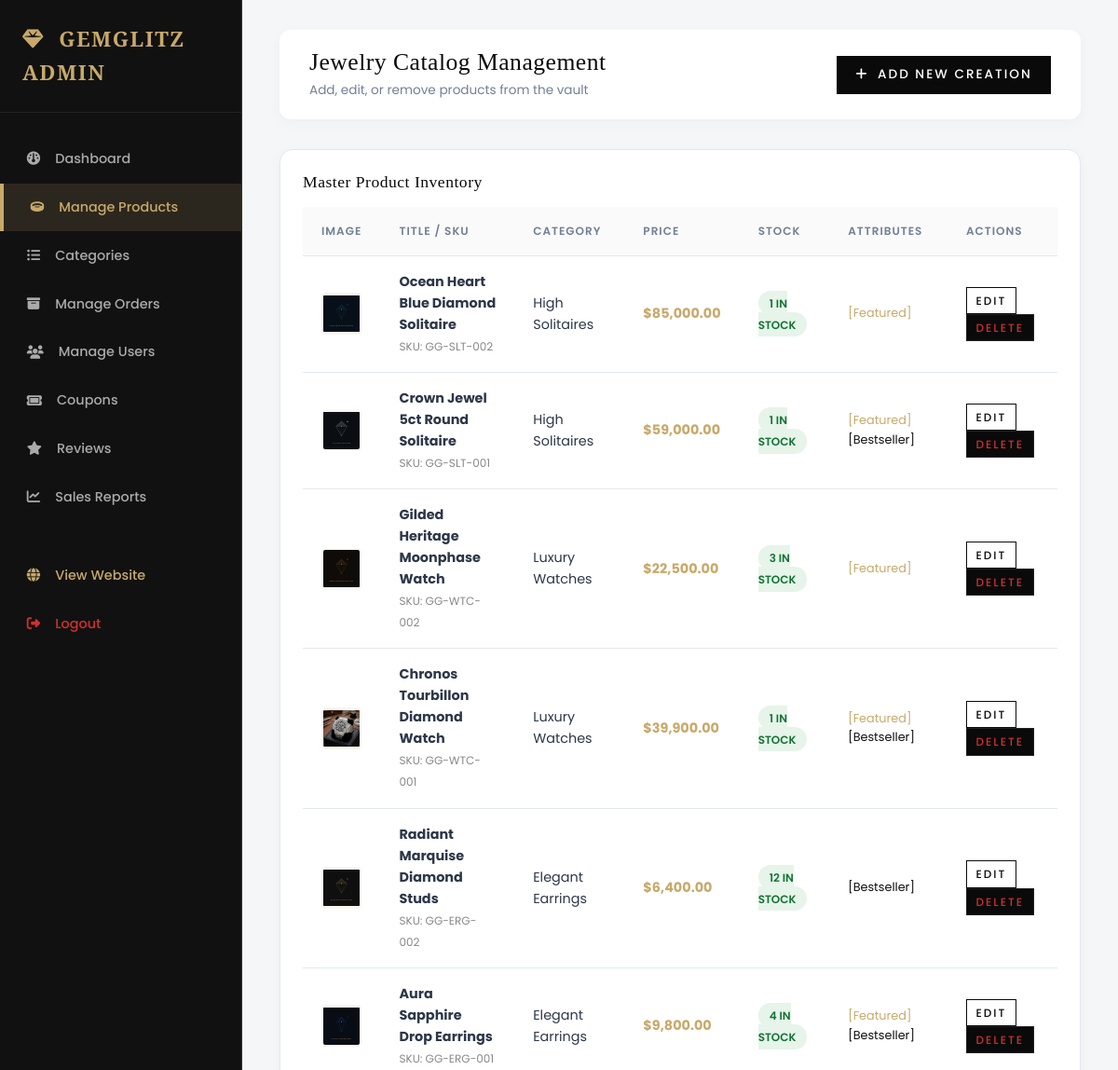
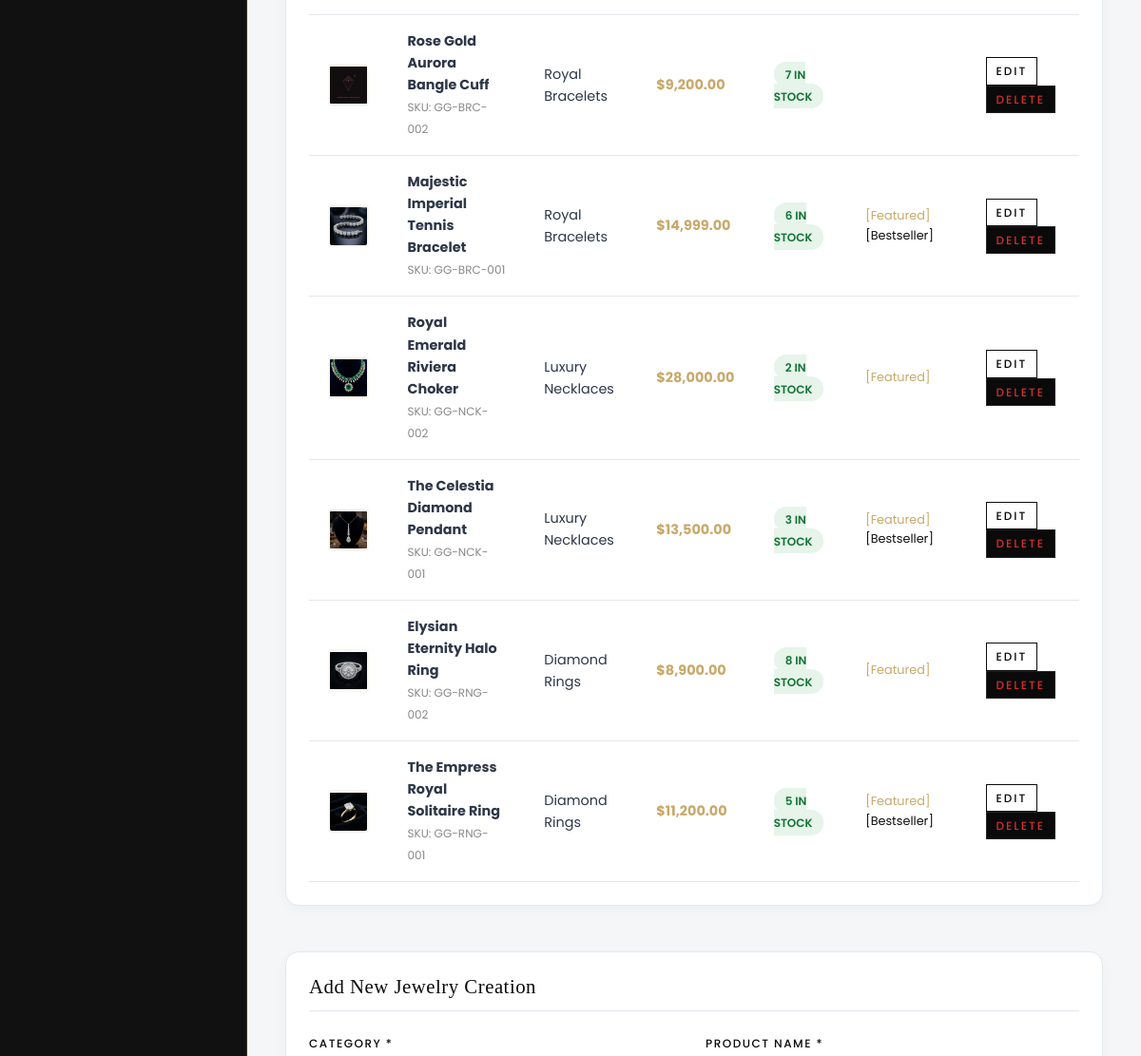
Page /admin/products.php (signed in, upper part) on the earlier database version (2 pictures, top to bottom).
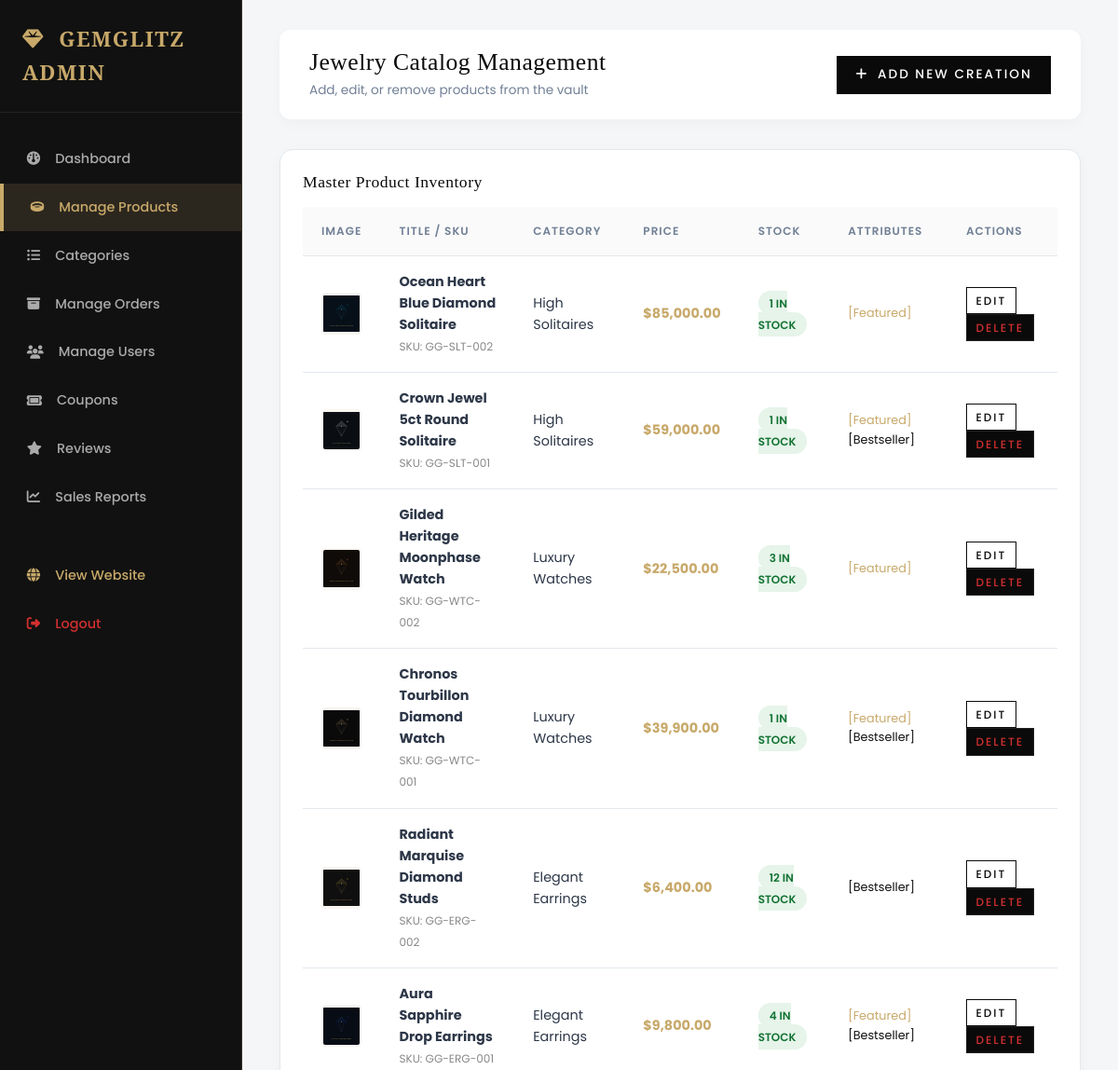
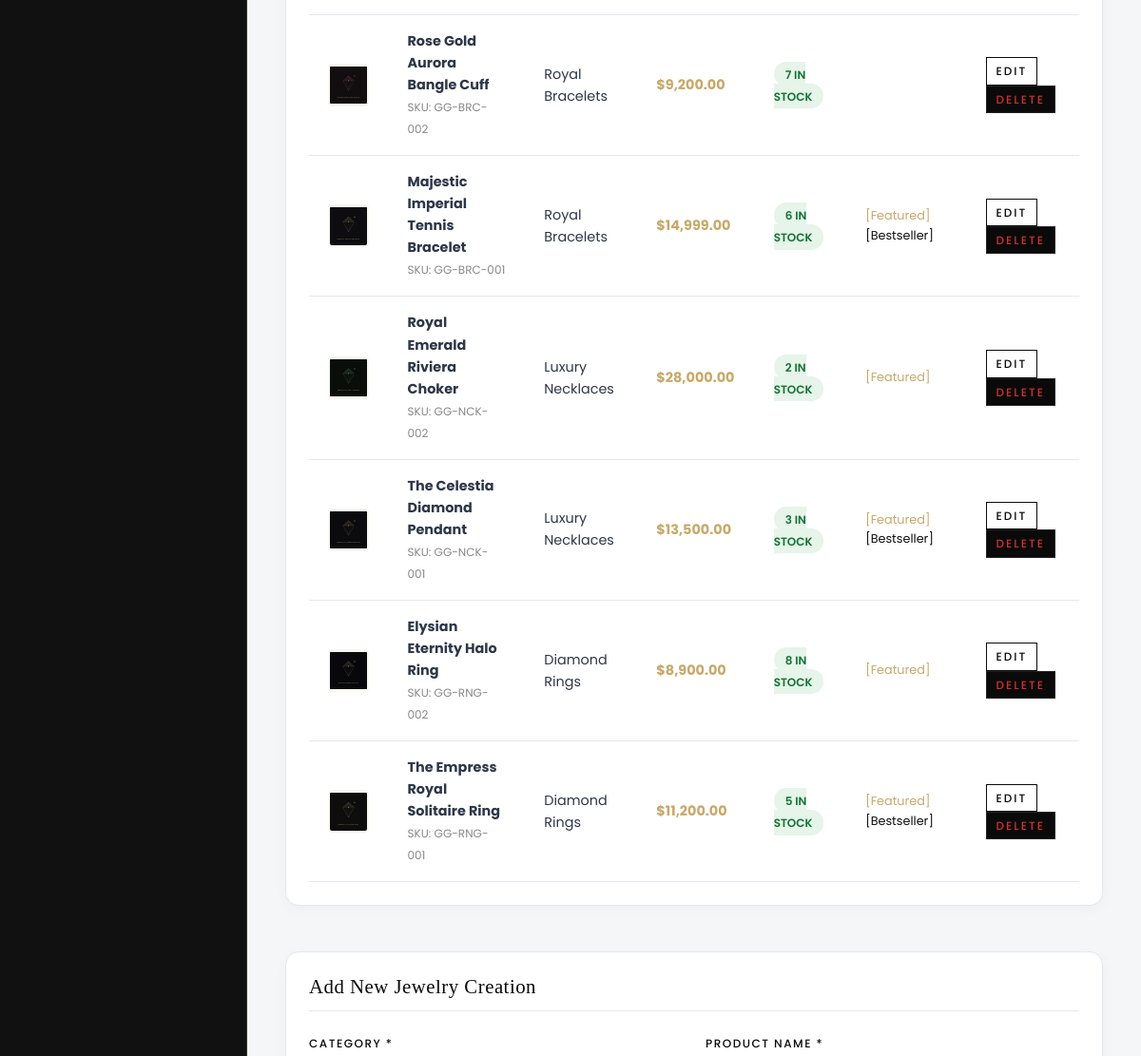
Same page on the later database version (2 pictures, top to bottom).
### tables this page shows
CREATE TABLE `products` (
  `id` INT AUTO_INCREMENT PRIMARY KEY,
  `category_id` INT NOT NULL,
  `name` VARCHAR(150) NOT NULL,
  `slug` VARCHAR(150) UNIQUE NOT NULL,
  `sku` VARCHAR(50) UNIQUE NOT NULL,
  `short_description` VARCHAR(255) DEFAULT NULL,
  `description` TEXT DEFAULT NULL,
  `price` DECIMAL(10, 2) NOT NULL,
  `discount_price` DECIMAL(10, 2) DEFAULT NULL,
  `stock` INT DEFAULT 10,
  `metal_type` VARCHAR(50) DEFAULT '18K Yellow Gold',
  `gemstone_type` VARCHAR(50) DEFAULT 'Diamond',
  `is_featured` TINYINT(1) DEFAULT 0,
  `is_bestseller` TINYINT(1) DEFAULT 0,
  `is_trending` TINYINT(1) DEFAULT 0,
  `main_image` TEXT DEFAULT NULL,
  `gallery_images` TEXT DEFAULT NULL,
  `rating` DECIMAL(3, 2) DEFAULT 5.00,
  `review_count` INT DEFAULT 0,
  `created_at` DATETIME DEFAULT CURRENT_TIMESTAMP,
  FOREIGN KEY (`category_id`) REFERENCES `categories`(`id`) ON DELETE CASCADE
);

CREATE TABLE `categories` (
  `id` INT AUTO_INCREMENT PRIMARY KEY,
  `name` VARCHAR(100) NOT NULL,
  `slug` VARCHAR(100) UNIQUE NOT NULL,
  `description` TEXT DEFAULT NULL,
  `image_url` VARCHAR(255) DEFAULT NULL,
  `status` TINYINT(1) DEFAULT 1,
  `created_at` DATETIME DEFAULT CURRENT_TIMESTAMP
);

### includes/functions.php (called while the page is built, shortened)
<?php
function sanitize($data) {
    return htmlspecialchars(trim($data), ENT_QUOTES, 'UTF-8');
}
function format_price($amount) {
    return '$' . number_format((float)$amount, 2);
}
?>

### admin/products.php (the view, shortened to what this page needs)
<?php
require_once __DIR__ . '/../includes/admin_header.php';
require_once __DIR__ . '/../includes/admin_sidebar.php';
$products = $pdo->query("SELECT p.*, c.name as category_name FROM products p JOIN categories c ON p.category_id = c.id ORDER BY p.id DESC")->fetchAll();
$edit_product = null;
?>
<main class="admin-main">
  <div class="admin-header">
    <div>
      <h2 style="font-size:1.6rem; font-family:'Playfair Display', serif;">Jewelry Catalog Management</h2>
      <span style="font-size:0.85rem; color:#718096;">Add, edit, or remove products from the vault</span>
    </div>
    <button onclick="document.getElementById('product-form-box').scrollIntoView({behavior:'smooth'})" class="btn btn-primary" style="padding:0.6rem 1.2rem; font-size:0.85rem;">
      <i class="fa-solid fa-plus"></i> Add New Creation
    </button>
  </div>
  <div class="table-card" style="margin-bottom:3rem;">
    <h3 style="font-size:1.1rem; font-family:'Playfair Display', serif; margin-bottom:1rem;">Master Product Inventory</h3>
    <table class="data-table">
      <thead>
        <tr>
          <th>Image</th>
          <th>Title / SKU</th>
          <th>Category</th>
          <th>Price</th>
          <th>Stock</th>
          <th>Attributes</th>
          <th>Actions</th>
        </tr>
      </thead>
      <tbody>
        <?php foreach ($products as $p): ?>
          <tr>
            <td><img src="../assets/images/<?php echo $p['main_image']; ?>" style="width:45px; height:45px; object-fit:contain; background:#FAF7F2; border-radius:4px; padding:2px;"></td>
            <td>
              <strong style="display:block; font-size:0.9rem;"><?php echo sanitize($p['name']); ?></strong>
              <span style="font-size:0.75rem; color:#888;">SKU: <?php echo sanitize($p['sku']); ?></span>
            </td>
            <td><?php echo sanitize($p['category_name']); ?></td>
            <td style="font-weight:700; color:var(--admin-primary);"><?php echo format_price($p['discount_price'] ?? $p['price']); ?></td>
            <td><span class="badge-status <?php echo $p['stock'] > 0 ? 'badge-success' : 'badge-danger'; ?>"><?php echo $p['stock']; ?> in stock</span></td>
            <td style="font-size:0.8rem; color:#666;">
              <?php if ($p['is_featured']): ?><span style="color:var(--admin-primary); margin-right:4px;">[Featured]</span><?php endif; ?>
              <?php if ($p['is_bestseller']): ?><span style="color:#111; margin-right:4px;">[Bestseller]</span><?php endif; ?>
            </td>
            <td>
              <a href="products.php?edit=<?php echo $p['id']; ?>#product-form-box" class="btn btn-outline" style="padding:0.25rem 0.6rem; font-size:0.75rem;">Edit</a>
              <a href="products.php?delete=<?php echo $p['id']; ?>" onclick="return confirm('Are you sure you want to delete this product?')" class="btn btn-dark" style="padding:0.25rem 0.6rem; font-size:0.75rem; color:var(--error);">Delete</a>
            </td>
          </tr>
        <?php endforeach; ?>
      </tbody>
    </table>
  </div>
  <div id="product-form-box" class="table-card">
    <h3 style="font-size:1.3rem; font-family:'Playfair Display', serif; margin-bottom:1.5rem; border-bottom:1px solid var(--admin-border); padding-bottom:0.75rem;">
      <?php echo $edit_product ? 'Edit Product Creation' : 'Add New Jewelry Creation'; ?>
    </h3>
    <form method="POST" action="products.php" enctype="multipart/form-data">
      <div style="display:grid; grid-template-columns:1fr 1fr; gap:1.5rem;">
        <div class="form-group">
          <label class="form-label">Category *</label>
        </div>
        <div class="form-group">
          <label class="form-label">Product Name *</label>
        </div>
      </div>
    </form>
  </div>
</main>
</div>
</body>
</html>

Differences in the rows shown:
changed products "Chronos Tourbillon Diamond Watch": main_image: a different picture
changed products "Majestic Imperial Tennis Bracelet": main_image: a different picture
changed products "Royal Emerald Riviera Choker": main_image: a different picture
changed products "The Celestia Diamond Pendant": main_image: a different picture
changed products "Elysian Eternity Halo Ring": main_image: a different picture
changed products "The Empress Royal Solitaire Ring": main_image: a different picture
